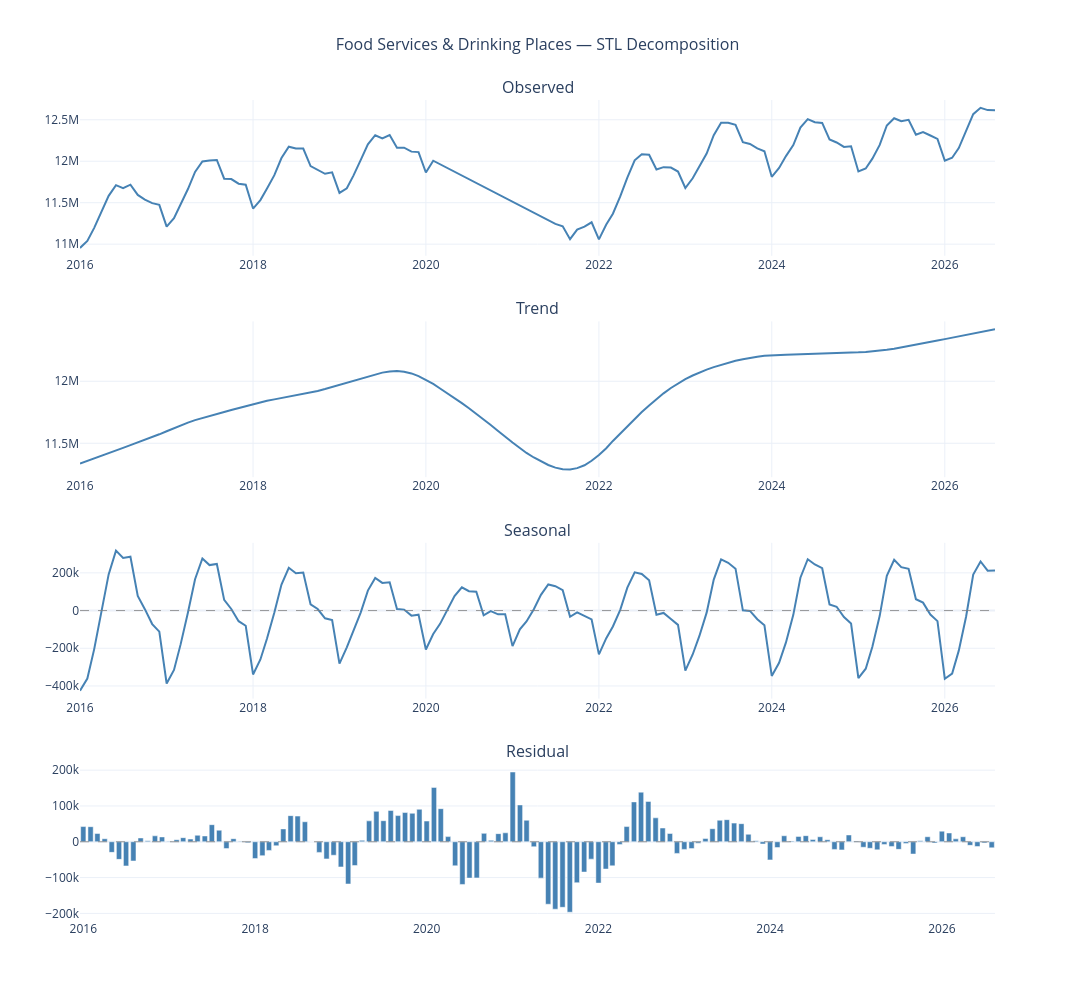

The notebook cell this image was saved under:
### Markdown cell above
## Autocorrelation

The autocorrelation function shows how strongly the employment series relates to its previous values at different time lags. A high positive correlation means that months with relatively high employment tend to follow other months with relatively high employment, while values near zero indicate little linear relationship at that lag.

The correlation is strongest at the shortest lags, measuring approximately 0.91 at one month and declining over the following several months. This is consistent with a persistent employment series in which adjacent months usually have similar levels. The decline is not completely steady, with correlations rising modestly again around lags 10 through 12, offering additional evidence of the annual seasonal pattern.

After lag 12, the correlations decline toward zero. They move below zero beginning at lag 17, but the correlations from around lag 15 onward fall within the displayed confidence bounds. These small positive and negative values therefore should not be treated as evidence of a meaningful inverse relationship.

Using 24 lags provides a two-year view of the series, but the correlation at lag 24 is close to zero. The strongest feature of the plot is short-term persistence, with the smaller increase around lags 10 through 12 reinforcing the evidence of annual seasonality. Because the ACF is calculated from employment levels that contain a long-term trend, it cannot cleanly separate trend persistence from seasonal dependence. The STL decomposition in the next section separates the series into trend, seasonal, and residual components, providing a clearer view of the recurring seasonal pattern.

### Code cell
# =============================================================================
# Section 5: Full STL Decomposition
# =============================================================================

trend = stl_fit.trend
seasonal = stl_fit.seasonal
residual = stl_fit.resid

fig = make_subplots(
    rows=4, cols=1,
    subplot_titles=('Observed', 'Trend', 'Seasonal', 'Residual'),
    vertical_spacing=0.08
)

# --- Observed ---
fig.add_trace(go.Scatter(
    x=df_interp.index, y=df_interp['employed'],
    mode='lines', name='Observed',
    line=dict(color='steelblue', width=2),
    showlegend=False,
    hovertemplate='%{x|%b %Y}: %{customdata}<extra></extra>',
    customdata=[f'{v/1_000_000:.2f}M' for v in df_interp['employed']]
), row=1, col=1)

# --- Trend ---
fig.add_trace(go.Scatter(
    x=df_interp.index, y=trend,
    mode='lines', name='Trend',
    line=dict(color='steelblue', width=2),
    showlegend=False,
    hovertemplate='%{x|%b %Y}: %{customdata}<extra></extra>',
    customdata=[f'{v/1_000_000:.2f}M' for v in trend]
), row=2, col=1)

# --- Seasonal ---
fig.add_trace(go.Scatter(
    x=df_interp.index, y=seasonal,
    mode='lines', name='Seasonal',
    line=dict(color='steelblue', width=2),
    showlegend=False,
    hovertemplate='%{x|%b %Y}: %{customdata}<extra></extra>',
    customdata=[f'{v/1_000_000:.3f}M' for v in seasonal]
), row=3, col=1)
fig.add_hline(y=0, line_color='gray', line_width=0.8, line_dash='dash', row=3, col=1)

# --- Residual ---
fig.add_trace(go.Bar(
    x=df_interp.index, y=residual,
    name='Residual',
    marker_color='steelblue',
    showlegend=False,
    hovertemplate='%{x|%b %Y}: %{customdata}<extra></extra>',
    customdata=[f'{v/1_000_000:.3f}M' for v in residual]
), row=4, col=1)
fig.add_hline(y=0, line_color='gray', line_width=0.8, line_dash='dash', row=4, col=1)

fig.update_layout(
    title=dict(text='Food Services & Drinking Places — STL Decomposition',
               x=0.5, font=dict(size=16)),
    height=1000,
    width=1075,
    template='plotly_white',
    hovermode='x unified'
)

fig.show()
